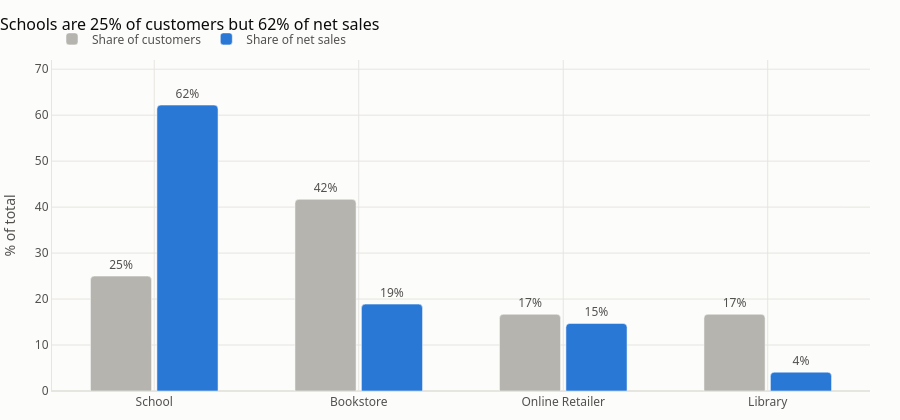

Source (notebook cell):
### Code cell
# Share of customers vs share of sales, side by side for each type
t = by_ctype.reset_index().melt(id_vars="CustomerType", value_vars=["ShareOfCustomers", "ShareOfSales"],
                                var_name="Measure", value_name="Share")
t["Measure"] = t["Measure"].map({"ShareOfCustomers": "Share of customers", "ShareOfSales": "Share of net sales"})
fig = px.bar(t, x="CustomerType", y="Share", color="Measure", barmode="group", text="Share",
             color_discrete_map={"Share of customers": GREY, "Share of net sales": BLUE},
             category_orders={"CustomerType": by_ctype.index.tolist()})
fig.update_traces(texttemplate="%{text:.0f}%", textposition="outside",
                  hovertemplate="%{x}<br>%{fullData.name}: %{y:.1f}%<extra></extra>")
style(fig, "Schools are 25% of customers but 62% of net sales", legend=True)
fig.update_layout(bargroupgap=0.08)
fig.update_yaxes(title="% of total", range=[0, 72])
fig.update_xaxes(title=None)
fig.show()

### Figure 1 — Plotly figure (JSON) as saved in the notebook; plotly's stock layout.template omitted (floating-point values rounded to 4 significant figures)
{"data": [{"alignmentgroup": "True", "hovertemplate": "%{x}<br>%{fullData.name}: %{y:.1f}%<extra></extra>", "legendgroup": "Share of customers", "marker": {"color": "#b5b4ae", "cornerradius": 4, "pattern": {"shape": ""}}, "name": "Share of customers", "offsetgroup": "Share of customers", "orientation": "v", "showlegend": true, "text": [25.0, 41.7, 16.7, 16.7], "textposition": "outside", "texttemplate": "%{text:.0f}%", "type": "bar", "x": ["School", "Bookstore", "Online Retailer", "Library"], "xaxis": "x", "y": [25.0, 41.7, 16.7, 16.7], "yaxis": "y"}, {"alignmentgroup": "True", "hovertemplate": "%{x}<br>%{fullData.name}: %{y:.1f}%<extra></extra>", "legendgroup": "Share of net sales", "marker": {"color": "#2a78d6", "cornerradius": 4, "pattern": {"shape": ""}}, "name": "Share of net sales", "offsetgroup": "Share of net sales", "orientation": "v", "showlegend": true, "text": [62.2, 18.9, 14.7, 4.1], "textposition": "outside", "texttemplate": "%{text:.0f}%", "type": "bar", "x": ["School", "Bookstore", "Online Retailer", "Library"], "xaxis": "x", "y": [62.2, 18.9, 14.7, 4.1], "yaxis": "y"}], "layout": {"bargap": 0.35, "bargroupgap": 0.08, "barmode": "group", "font": {"color": "#52514e", "family": "Segoe UI, Arial, sans-serif", "size": 12}, "height": 420, "hoverlabel": {"bgcolor": "white", "font": {"size": 12}}, "legend": {"orientation": "h", "title": {"text": ""}, "tracegroupgap": 0, "x": 0, "y": 1.02, "yanchor": "bottom"}, "margin": {"b": 10, "l": 10, "r": 30, "t": 60}, "paper_bgcolor": "#fcfcfb", "plot_bgcolor": "#fcfcfb", "showlegend": true, "title": {"font": {"color": "#0b0b0b", "size": 16}, "text": "Schools are 25% of customers but 62% of net sales", "x": 0, "xanchor": "left"}, "xaxis": {"anchor": "y", "categoryarray": ["School", "Bookstore", "Online Retailer", "Library"], "categoryorder": "array", "domain": [0, 1], "gridcolor": "#e6e5e0", "linecolor": "#e6e5e0", "title": {}, "zerolinecolor": "#e6e5e0"}, "yaxis": {"anchor": "x", "domain": [0, 1], "gridcolor": "#e6e5e0", "linecolor": "#e6e5e0", "range": [0, 72], "title": {"text": "% of total"}, "zerolinecolor": "#e6e5e0"}}}
